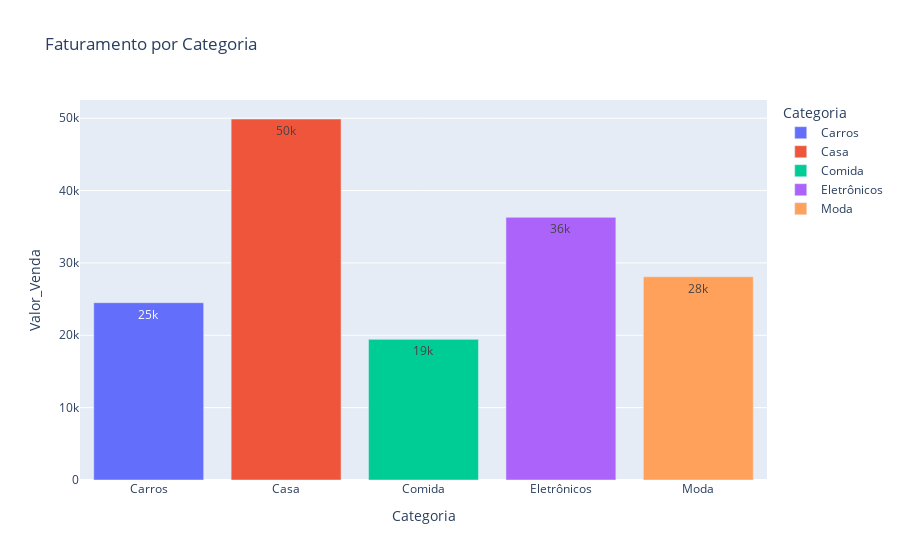

The cell this chart's notebook holds for it:
### Code cell
resumo = dfmapa.groupby('Categoria')['Valor_Venda'].sum().reset_index()

fig = px.bar(resumo, 
             x='Categoria', 
             y='Valor_Venda', 
             color='Categoria',
             title='Faturamento por Categoria',
             text_auto='.2s')

fig.show()


# testar mean, median, min, max, sum

### Figure 1 — Plotly figure (JSON) as saved in the notebook; plotly's stock layout.template omitted (floating-point values rounded to 4 significant figures)
{"data": [{"hovertemplate": "Categoria=%{x}<br>Valor_Venda=%{y}<extra></extra>", "legendgroup": "Carros", "marker": {"color": "#636efa", "pattern": {"shape": ""}}, "name": "Carros", "orientation": "v", "showlegend": true, "textposition": "auto", "texttemplate": "%{y:.2s}", "type": "bar", "x": ["Carros"], "xaxis": "x", "y": [24502], "yaxis": "y"}, {"hovertemplate": "Categoria=%{x}<br>Valor_Venda=%{y}<extra></extra>", "legendgroup": "Casa", "marker": {"color": "#EF553B", "pattern": {"shape": ""}}, "name": "Casa", "orientation": "v", "showlegend": true, "textposition": "auto", "texttemplate": "%{y:.2s}", "type": "bar", "x": ["Casa"], "xaxis": "x", "y": [49888], "yaxis": "y"}, {"hovertemplate": "Categoria=%{x}<br>Valor_Venda=%{y}<extra></extra>", "legendgroup": "Comida", "marker": {"color": "#00cc96", "pattern": {"shape": ""}}, "name": "Comida", "orientation": "v", "showlegend": true, "textposition": "auto", "texttemplate": "%{y:.2s}", "type": "bar", "x": ["Comida"], "xaxis": "x", "y": [19436], "yaxis": "y"}, {"hovertemplate": "Categoria=%{x}<br>Valor_Venda=%{y}<extra></extra>", "legendgroup": "Eletrônicos", "marker": {"color": "#ab63fa", "pattern": {"shape": ""}}, "name": "Eletrônicos", "orientation": "v", "showlegend": true, "textposition": "auto", "texttemplate": "%{y:.2s}", "type": "bar", "x": ["Eletrônicos"], "xaxis": "x", "y": [36302], "yaxis": "y"}, {"hovertemplate": "Categoria=%{x}<br>Valor_Venda=%{y}<extra></extra>", "legendgroup": "Moda", "marker": {"color": "#FFA15A", "pattern": {"shape": ""}}, "name": "Moda", "orientation": "v", "showlegend": true, "textposition": "auto", "texttemplate": "%{y:.2s}", "type": "bar", "x": ["Moda"], "xaxis": "x", "y": [28087], "yaxis": "y"}], "layout": {"barmode": "relative", "legend": {"title": {"text": "Categoria"}, "tracegroupgap": 0}, "title": {"text": "Faturamento por Categoria"}, "xaxis": {"anchor": "y", "categoryarray": ["Carros", "Casa", "Comida", "Eletrônicos", "Moda"], "categoryorder": "array", "domain": [0, 1], "title": {"text": "Categoria"}}, "yaxis": {"anchor": "x", "domain": [0, 1], "title": {"text": "Valor_Venda"}}}}
